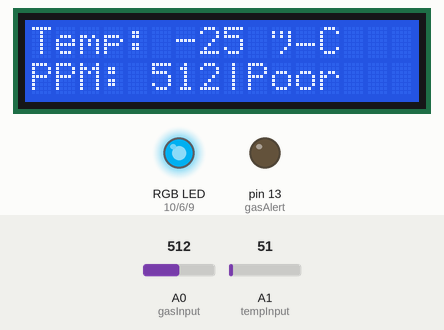
Simulated run of this sketch. Board: Arduino Uno, built with avr-gcc and run on an emulated ATmega328P. On the bench: 16×2 character LCD, an RGB LED mixed from three pins (HIGH = lit), output pins drawn as LEDs (lit = HIGH). Inputs (shaded band) come from the test bench; at power-on: A0 (gasInput) = 512, A1 (tempInput) = 51. What the sketch prints to the serial monitor is not drawn.

Above: at 1.2 s.
1.3 s: A0 (gasInput) set to 632
At 2.2 s:
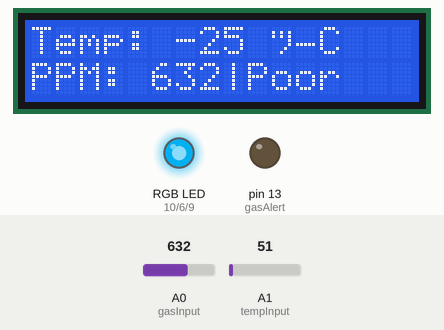
2.8 s: A0 (gasInput) set to 665
At 3.2 s:
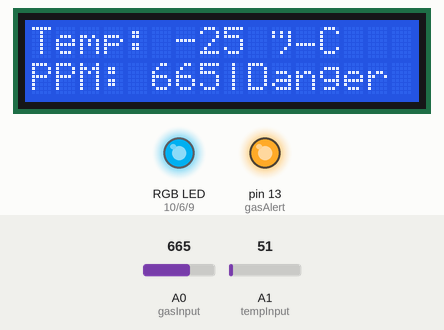
4.3 s: A0 (gasInput) set to 490
At 5.5 s:
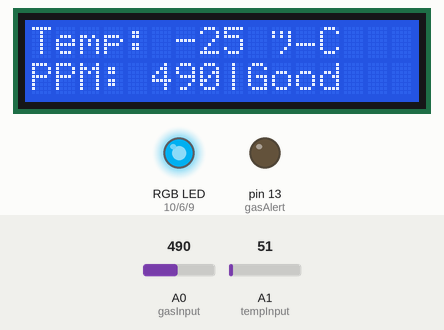
5.8 s: A1 (tempInput) set to 61
At 6.6 s:
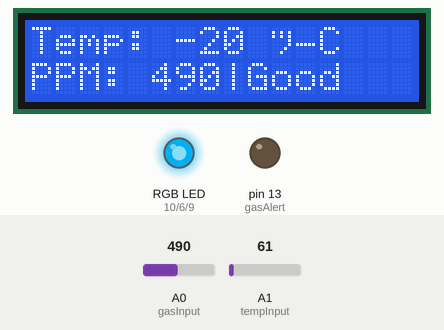
7.3 s: A1 (tempInput) set to 71
At 7.6 s:
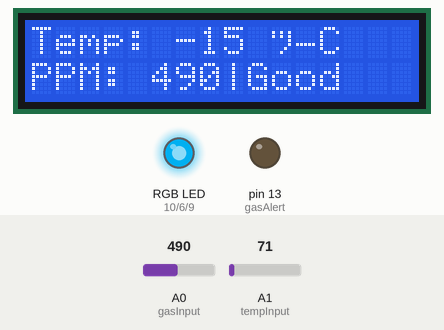
8.8 s: A1 (tempInput) set to 86
At 9.8 s:
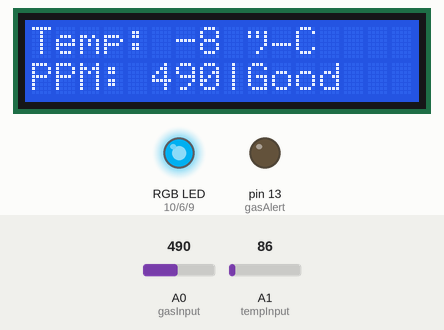
Timing chart, 0 to 11.3 s (numbered marks = the images above; inputs shaded):
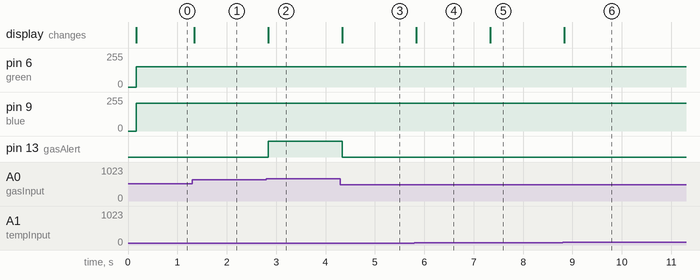

Measured:
- the behaviour switches between 650 and 651 on A0 (gasInput) (found by bisection; images 1 and 2)
- after the input at 1.3 s, the display: changes after 0.05 s (image 1)
- after the input at 2.8 s, pin 13 (gasAlert): LOW → HIGH at once; the display: changes at once (image 2)
- after the input at 4.3 s, pin 13 (gasAlert): HIGH → LOW at once; the display: changes at once (image 3)
- after the input at 5.8 s, the display: changes at once (image 4)
- after the input at 7.3 s, the display: changes at once (image 5)
- after the input at 8.8 s, the display: changes at once (image 6)

The sketch:

enviromentalsensors_2301858465.ino
```cpp
// C++ code
#include <LiquidCrystal.h>

//set pins for the lcd
LiquidCrystal lcd(12, 11, 5, 4, 3, 2);

//variables to detect air quality
int gasValue = 0;
int gasInput = A0;
int gasAlert = 13;

//variables to detect temperatures
int baselineTemp = 0;
int celsius = 0;
int tempInput = A1;

//pins for RGB LED light
int red = 10;
int green = 6;
int blue = 9;

void setup()
{
  pinMode(gasInput, INPUT);
  pinMode(tempInput, INPUT);

  pinMode(red, OUTPUT);
  pinMode(green, OUTPUT);
  pinMode(blue, OUTPUT);
  pinMode(gasAlert, OUTPUT);

  lcd.begin(16, 2);
  Serial.begin(9600);
}

void loop()
{
  delay(100);

  baselineTemp = 40;
  celsius = map(((analogRead(tempInput) - 20) * 3.04), 0, 1023, -40, 125);
  //temp sensor debug
  Serial.print("Temp: ");
  Serial.print(celsius);
  Serial.println(" Celsius");

  gasValue = analogRead(gasInput);
  //gas sensor debug
  Serial.print("PPM: ");
  Serial.println(gasValue);

  //top LED for temperatures reading
  lcd.clear();
  lcd.setCursor(0,0);
  lcd.print("Temp: ");
  lcd.print(celsius);
  lcd.print(" °C");

  //change RGB light according to the temperatures
  if (celsius < baselineTemp) {
    //blue
    analogWrite(red, 0);
    analogWrite(green, 153);
    analogWrite(blue, 209);
  }else if (celsius >= baselineTemp && celsius < baselineTemp + 10) {
    //green
    analogWrite(red,64);
    analogWrite(green,184);
    analogWrite(blue,66);
  }else if (celsius >= baselineTemp + 10 && celsius < baselineTemp + 20) {
    //yellow
    analogWrite(red,227);
    analogWrite(green,208);
    analogWrite(blue,93);
  }else if (celsius >= baselineTemp + 20 && celsius < baselineTemp + 30) {
    //red
    analogWrite(red,155);
    analogWrite(green,0);
    analogWrite(blue,0);
  }else if (celsius >= baselineTemp + 30) {
    //red
    analogWrite(red,155);
    analogWrite(green,0);
    analogWrite(blue,0);
  }

  //bottom LED for air quality reading
  lcd.setCursor(0,1);
  lcd.print("PPM: ");
  lcd.print(gasValue);

  if(gasValue <= 500) {
    lcd.print("|Good");
  }
  else if(gasValue >= 500 && gasValue <= 650) {
    lcd.print("|Poor");
  }
  else if(gasValue > 650) {
    lcd.print("|Danger");
  }

  //if air quality is dangerous, turn on Piezo
  if(gasValue > 650) {
    digitalWrite(gasAlert, HIGH);
  }else { //turn off Piezo if air quality is acceptable
    digitalWrite(gasAlert, LOW);
  }
}
```
